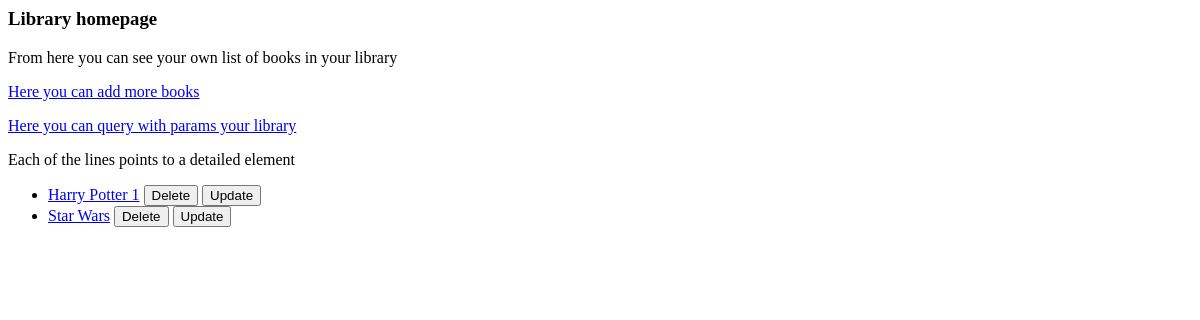
Before: /library/ with the older database file.
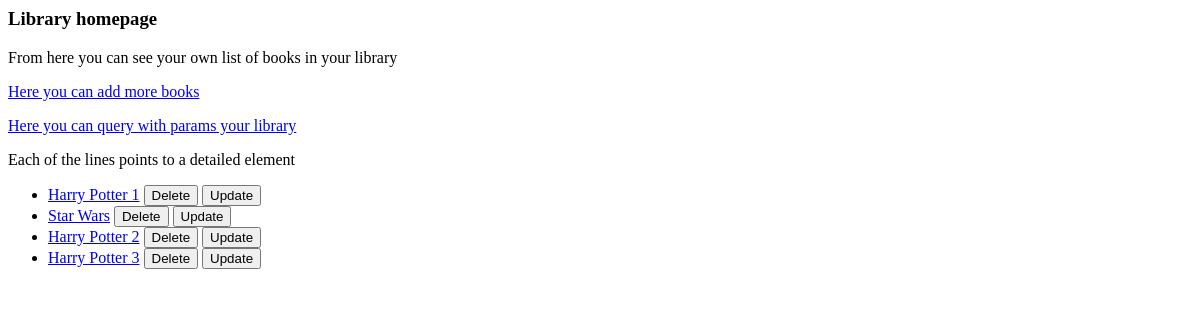
After: the same page with the newer database file.
### libraryManager/models.py (models this page shows, shortened)
class Book(models.Model):
    objects = SoftDeletableManager()
    archive_objects = models.Manager()
    deleted_ts = models.DateTimeField(null=True)
    author = models.CharField(max_length=50)
    title = models.CharField(max_length=50)
    category = models.ForeignKey(Category, on_delete=models.CASCADE)
    page = models.PositiveIntegerField()
    already_read = models.BooleanField(default=False)
    date_of_read = models.DateField(default=None, null=True, blank=True)
    date_of_create = models.DateField(default=timezone.now())

### libraryManager/views.py (the view)
# urls.py: path('', views.IndexView.as_view(), name='index'),
class IndexView(generic.ListView):
    template_name = 'libraryManager/index.html'
    context_object_name = 'all_books'
    def get_queryset(self):
        return Book.objects.all()

### libraryManager/soft_delete_query_set.py (called while the page is built)
    def get_queryset(self):
        return SoftDeletableQS(
            model=self.model, using=self._db, hints=self._hints
        ).filter(
            deleted_ts__isnull=True
        )

### libraryManager/templates/libraryManager/index.html (shortened to what this page needs)
<div class="container-fluid">
    <h3>Library homepage</h3>
    <p>From here you can see your own list of books in your library</p>
    <a class="nav-link" href="{% url 'libraryManager:add-form'%}">Here you can add more books</a>
    <a class="nav-link" href="{% url 'libraryManager:query'%}">Here you can query with params your library</a>
    <p>Each of the lines points to a detailed element</p>
</div>
<nav class="navbar navbar-expand-sm bg-light">
    <ul class="navbar-nav">
        {% if all_books %}
        {% for book in all_books %}
        <li class="nav-item">
            <a class="nav-link" href="{% url 'libraryManager:detail' book.id%}"> {{ book.title }}</a>
            <form action="{% url 'libraryManager:delete' book.id%}" method="post" style="display: inline;">
                <button type="submit" class="btn btn-default btn-lg">Delete</button>
            </form>
            <form action="{% url 'libraryManager:update-form' book.id%}" method="get" style="display: inline;">
                <button type="submit" class="btn btn-default btn-lg">Update</button>
            </form>
        </li>
        {%endfor%}
        {% else %}
        <h2>You dont have any books</h2>
        {% endif %}
    </ul>
</nav>

Changed rows visible on the page:
added Book: title "Harry Potter 2"
added Book: title "Harry Potter 3"
